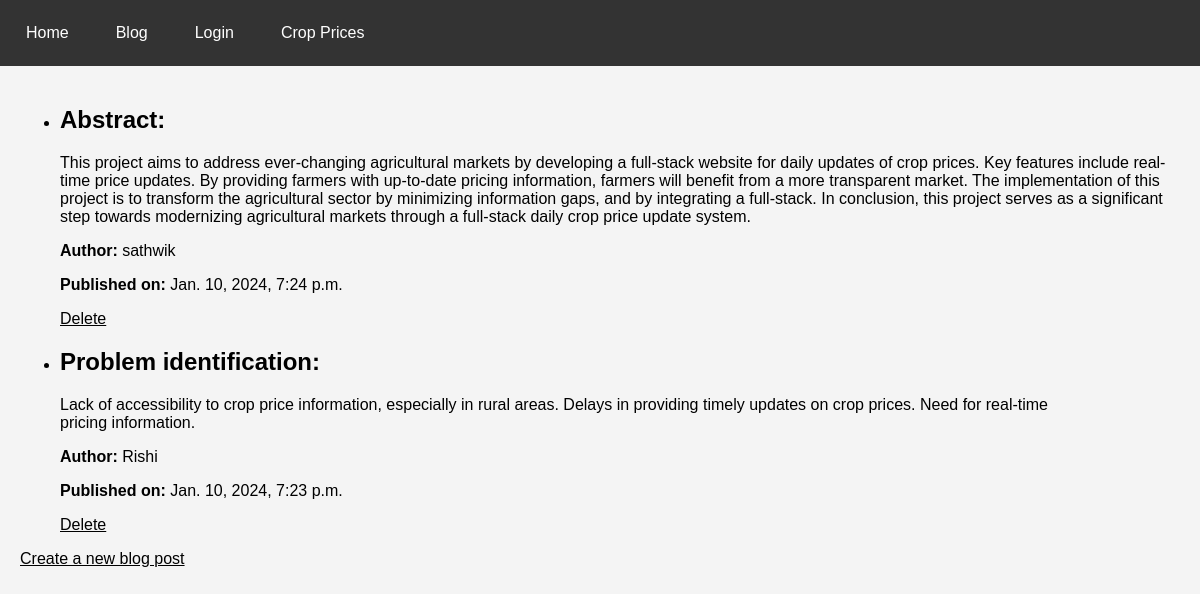
Screenshot of /blog/ with the database file from the repository.
### homepage/models.py (models this page shows, shortened)
class BlogPost(models.Model):
    title = models.CharField(max_length=200)
    content = models.TextField()
    pub_date = models.DateTimeField(auto_now_add=True)
    author = models.CharField(max_length=100)

### homepage/views.py (the view)
# urls.py: path('blog/', blog, name='blog'),
def blog(request):
    blog_posts = BlogPost.objects.all().order_by('-pub_date')
    return render(request, 'blog.html', {'blog_posts': blog_posts})

### homepage/templates/blog.html (shortened to what this page needs)
{% extends 'base.html' %}
{% block content %}
    {% if blog_posts %}
        <ul>
            {% for post in blog_posts %}
                <li>
                    <h2>{{ post.title }}</h2>
                    <p>{{ post.content }}</p>
                    <p><strong>Author:</strong> {{ post.author }}</p>
                    <p><strong>Published on:</strong> {{ post.pub_date }}</p>
                    <a style="color: black;" href="{% url 'homepage:delete_blog_post' post.id %}">Delete</a>
                </li>
                {% endfor %}
        </ul>
        <a style="color: black;" href="{% url 'homepage:create_blog_post' %}">Create a new blog post</a>
    {% else %}
        <p>No blog posts available.</p>
    {% endif %}
{% endblock %}

### crop_prices_app/static/css/styles.css (style rules this page uses)
body { font-family: 'Arial', sans-serif; background-color: #f4f4f4; }
body { font-family: 'Arial', sans-serif; margin: 0; padding: 0; }

### rows the page displays
BlogPost: title "Abstract:", content "This project aims to address ever-changing agricultural markets by developing a full-stack website for daily updates of crop prices. Key features include real-time price updates. By providing farmers with up-to-date pricing information, farmers will benefit from a more transparent market. The implementation of this project is to transform the agricultural sector by minimizing information gaps, and by integrating a full-stack. In conclusion, this project serves as a significant step towards modernizing agricultural markets through a full-stack daily crop price update system.", author "sathwik", pub_date "Jan. 10, 2024, 7:24 p.m."
BlogPost: title "Problem identification:", content "Lack of accessibility to crop price information, especially in rural areas. Delays in providing timely updates on crop prices. Need for real-time pricing information.", author "Rishi", pub_date "Jan. 10, 2024, 7:23 p.m."
